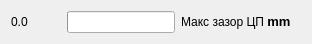
    <widget class="QWidget" name="layoutWidget_39">
     <property name="geometry">
      <rect>
       <x>10</x>
       <y>210</y>
       <width>312</width>
       <height>23</height>
      </rect>
     </property>
     <layout class="QHBoxLayout" name="horizontalLayout_45">
      <item>
       <widget class="QLabel" name="label_89">
        <property name="sizePolicy">
         <sizepolicy hsizetype="Fixed" vsizetype="Fixed">
          <horstretch>0</horstretch>
          <verstretch>0</verstretch>
         </sizepolicy>
        </property>
        <property name="minimumSize">
         <size>
          <width>50</width>
          <height>0</height>
         </size>
        </property>
        <property name="text">
         <string>0.0</string>
        </property>
       </widget>
      </item>
      <item>
       <widget class="QProgressBar" name="progressBar_45">
        <property name="maximumSize">
         <size>
          <width>108</width>
          <height>16777215</height>
         </size>
        </property>
        <property name="statusTip">
         <string/>
        </property>
        <property name="whatsThis">
         <string notr="true"/>
        </property>
        <property name="value">
         <number>0</number>
        </property>
        <property name="textVisible">
         <bool>false</bool>
        </property>
       </widget>
      </item>
      <item>
       <widget class="QLabel" name="label_90">
        <property name="text">
         <string>&lt;html&gt;&lt;head/&gt;&lt;body&gt;&lt;p&gt;Макс зазор ЦП &lt;span style=&quot; font-size:10pt; font-weight:600;&quot;&gt;mm&lt;/span&gt;&lt;/p&gt;&lt;/body&gt;&lt;/html&gt;</string>
        </property>
       </widget>
      </item>
     </layout>
    </widget>
